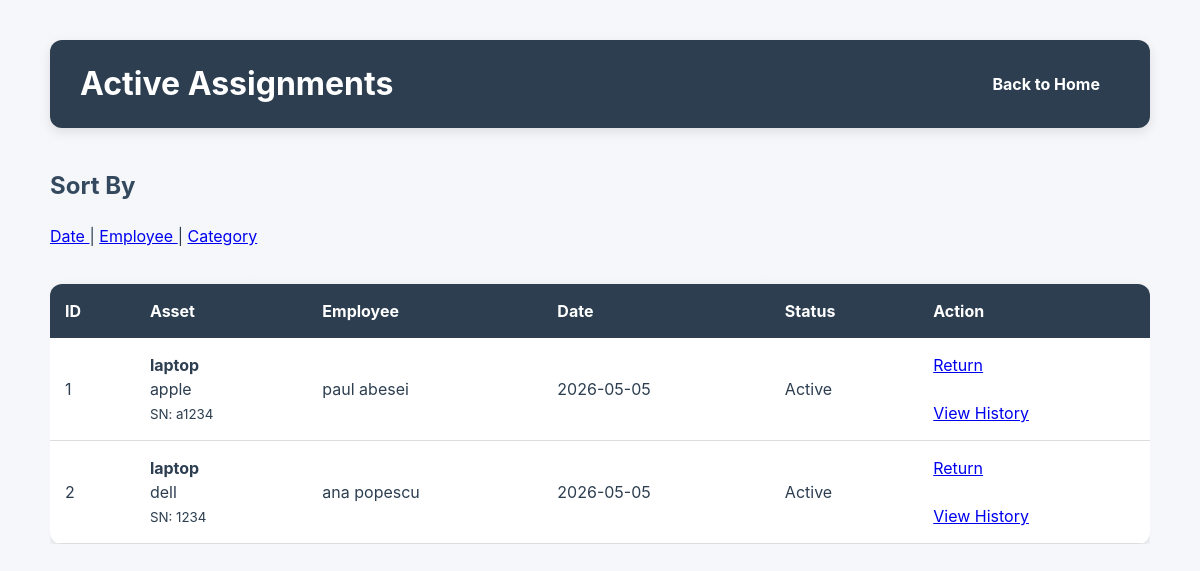
Page /assignments on the earlier database version.
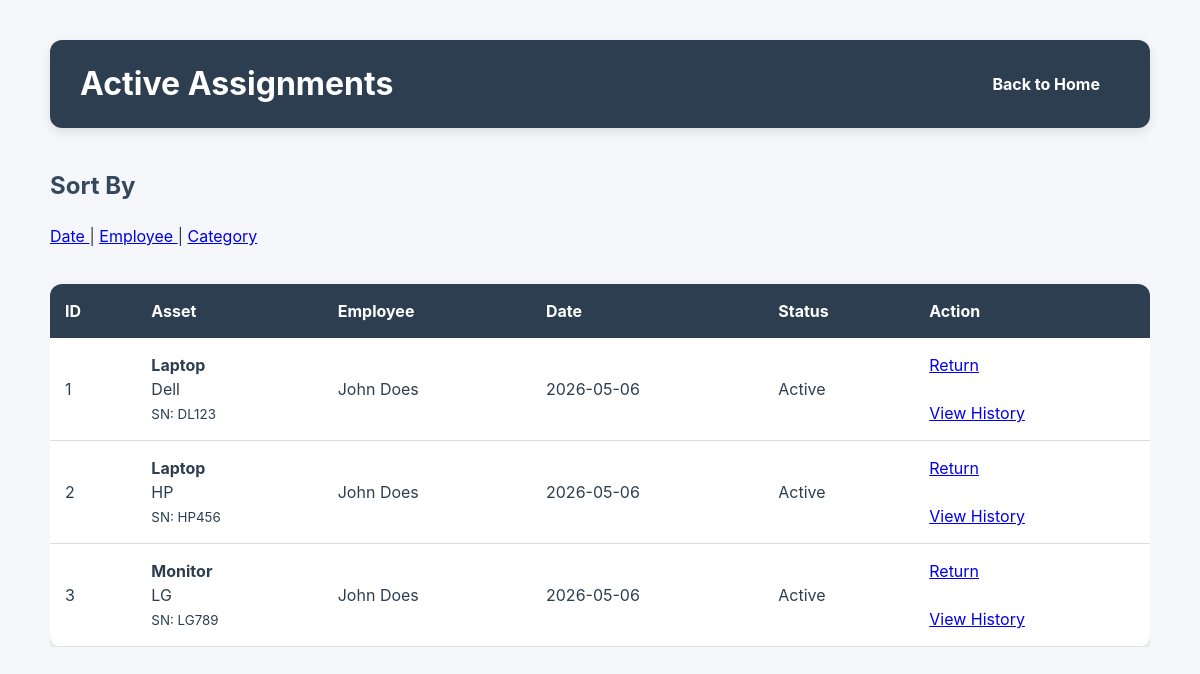
Same page on the later database version.
### tables this page shows
CREATE TABLE assignments (
        id INTEGER PRIMARY KEY AUTOINCREMENT,
        asset_id INTEGER NOT NULL,
        employee_id INTEGER NOT NULL,
        assigned_date TEXT NOT NULL,
        returned_date TEXT,
        status TEXT NOT NULL DEFAULT 'Active',

        FOREIGN KEY (asset_id) REFERENCES assets(id),
        FOREIGN KEY (employee_id) REFERENCES employees(id)
    );

CREATE TABLE assets (
        id INTEGER PRIMARY KEY AUTOINCREMENT,
        category TEXT,
        brand TEXT,
        serial_number TEXT UNIQUE,
        status TEXT NOT NULL DEFAULT 'Available',
        purchase_date TEXT
    );

CREATE TABLE employees (
        id INTEGER PRIMARY KEY AUTOINCREMENT,
        first_name TEXT NOT NULL,
        last_name TEXT NOT NULL,
        department TEXT
    );

### routes/assignments.py (the view)
    @app.route("/assignments")
    def list_assignments() -> str:
        sort_by = request.args.get("sort", "date")
        data = get_active_assignments(sort_by)
        return render_template(
            "assignments/list.html",
            assignments=data
        )

### templates/assignments/list.html (shortened to what this page needs)
<!DOCTYPE html>
<html lang="en">
<head>
    <link rel="stylesheet"
          href="{{ url_for('static', filename='style.css') }}">
</head>
<body>
<div class="container">
    <div class="page-header">
        <h1>Active Assignments</h1>
        <a href="{{ url_for('home') }}"
           class="btn">
            Back to Home
        </a>
    </div>
    <h2>Sort By</h2>
    <p>
        <a href="{{ url_for('list_assignments', sort='date') }}">
            Date
        </a>
        |
        <a href="{{ url_for('list_assignments', sort='name') }}">
            Employee
        </a>
        |
        <a href="{{ url_for('list_assignments', sort='category') }}">
            Category
        </a>
    </p>
    {% if assignments %}
        <div class="table-wrapper">
            <table>
                <thead>
                    <tr>
                        <th>ID</th>
                        <th>Asset</th>
                        <th>Employee</th>
                        <th>Date</th>
                        <th>Status</th>
                        <th>Action</th>
                    </tr>
                </thead>
                <tbody>
                    {% for row in assignments %}
                    <tr>
                        <td>
                            {{ row["assignment_id"] }}
                        </td>
                        <td>
                            <strong>
                                {{ row["category"] }}
                            </strong>
                            <br>
                            {{ row["brand"] }}
                            <br>
                            <small>
                                SN:
                                {{ row["serial_number"] }}
                            </small>
                        </td>
                        <td>
                            {{ row["first_name"] }}
                            {{ row["last_name"] }}
                        </td>
                        <td>
                            {{ row["assigned_date"] }}
                        </td>
                        <td>
                            {{ row["status"] }}
                        </td>
                        <td>
                            <div class="action-links">
                                <a href="{{ url_for('return_asset_route', assignment_id=row['assignment_id']) }}"
                                   onclick="return confirm('Return this asset?')">
                                    Return
                                </a>
                                <br><br>
                                <a href="{{ url_for('asset_history', asset_id=row['asset_id']) }}">
                                    View History
                                </a>
                            </div>
                        </td>
                    </tr>
                    {% endfor %}
                </tbody>
            </table>
        </div>
    {% else %}
        <p>
            No active assignments found.
        </p>
    {% endif %}
</div>
</body>
</html>

Differences in the rows shown:
changed assignments id 1: category "laptop" → "Laptop"; brand "apple" → "Dell"; serial_number "a1234" → "DL123"; first_name "paul" → "John"; last_name "abesei" → "Does"; assigned_date "2026-05-05" → "2026-05-06"
changed assignments id 2: category "laptop" → "Laptop"; brand "dell" → "HP"; serial_number "1234" → "HP456"; first_name "ana" → "John"; last_name "popescu" → "Does"; assigned_date "2026-05-05" → "2026-05-06"
now on this page (row edited): assignments: assignment_id "3", category "Monitor", brand "LG", serial_number "LG789", first_name "John", last_name "Does", assigned_date "2026-05-06", status "Active"
